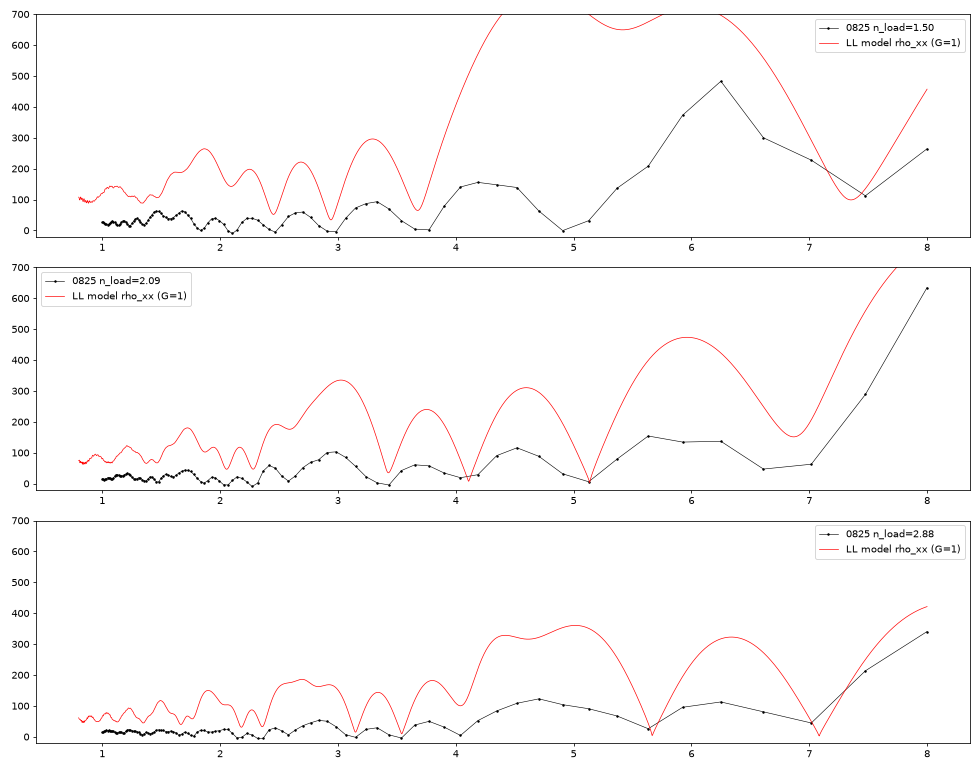

Recreate this plot in Python.
import sys, time, numpy as np
sys.path.insert(0, '/data/sharpelab/hera-data/vti02-fan-scoring-v2/live-check'); sys.path.insert(0, '.')
from load import load
from llcore import rho_tensor
import matplotlib; matplotlib.use('Agg'); import matplotlib.pyplot as plt
d = load('0825-r8'); B = d['B']; o = np.argsort(B)
fig, axs = plt.subplots(3, 1, figsize=(14, 11))
for ax, nl in zip(axs, (1.5, 2.1, 2.9)):
    j = np.argmin(abs(d['n'] - nl)); n = d['n'][j] * 0.95; FL = 10.3392 * n
    r = 0.0394 * d['n'][j] + 0.1235; Fl = r * FL; Fh = FL - Fl
    Bf = np.linspace(0.8, 8, 2000)
    t = time.time()
    rx, ry = rho_tensor(Bf, n, Fl, Fh, 0.025, 0.058, 8.0, 0.25, 0.25, 10.0, 10.0)
    print('time', time.time() - t)
    ax.plot(B[o], d['R'][o, j], 'k.-', lw=0.6, ms=3, label=f'0825 n_load={d["n"][j]:.2f}')
    ax.plot(Bf, rx, 'r-', lw=0.7, label='LL model rho_xx (G=1)')
    ax.legend(); ax.set_ylim(-20, 700)
fig.tight_layout(); fig.savefig('t1.png', dpi=70)
